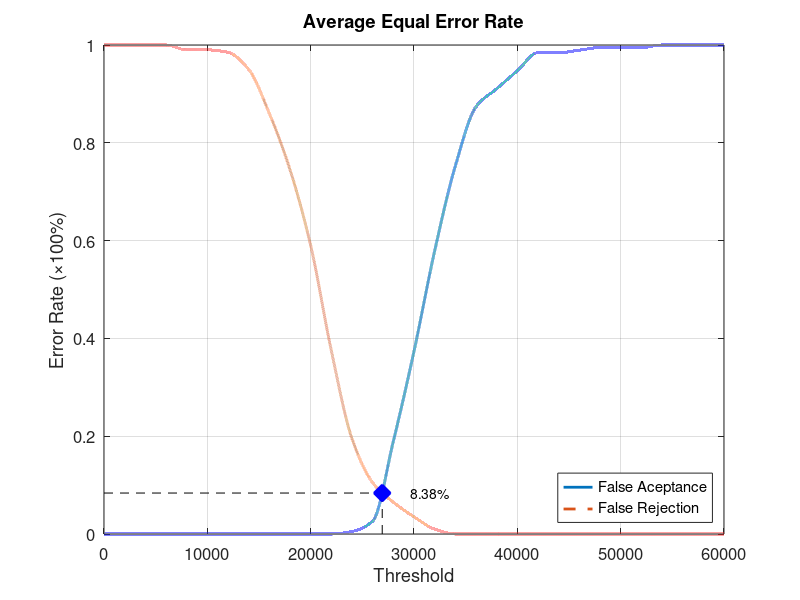
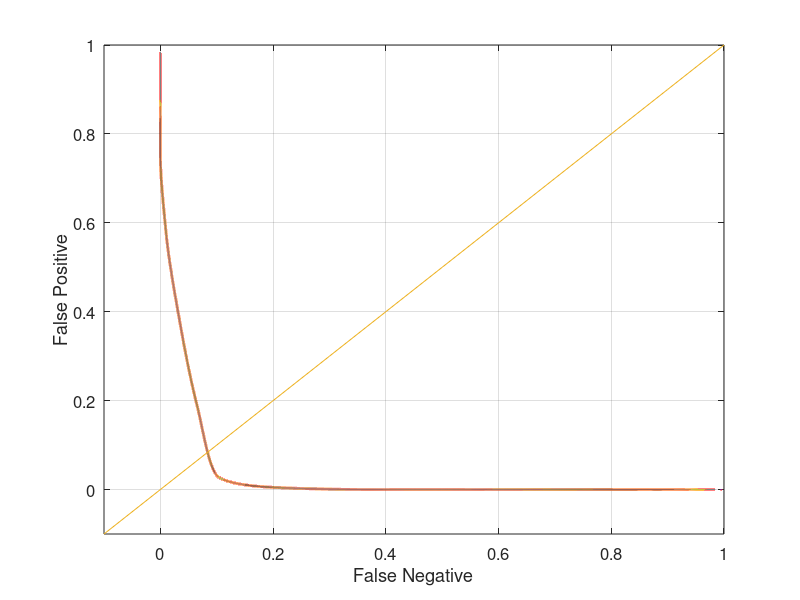

The MATLAB script that drew these images, in order:
function yEER = Database4_1
close all;
clear;
clc;
x = 0:2000:60000;
xq = 0:0.5:60000;

y0 = [0 0 0 0 0 0 0 0 0 0 0 0 0.00526316 0.0263158 0.189474 0.373684 0.578947 0.752632 0.873684 0.910526 0.947368 0.984211 0.984211 0.989474 0.994737 0.994737 0.994737 1 1 1 1];
yy0 = interp1(x, y0, xq, 'pchip');
y1 = [1 1 1 1 0.99 0.99 0.985 0.95 0.86 0.745 0.59 0.375 0.195 0.105 0.065 0.035 0.01 0 0 0 0 0 0 0 0 0 0 0 0 0 0];
yy1 = interp1(x, y1, xq, 'pchip');

% Calculating EER: 
y2 = abs(y0 - y1);
find(y2 == min(y2))
yy2 = abs(yy0 - yy1);
xEER = find(yy2 == min(yy2));
xEERIndex = xq(xEER) % X-axis EER
yEER = yy0(xEER) % Y-axis EER

main = figure
plot(xq, yy0,'-','LineWidth', 2);	hold on
plot(xq, yy1,'--','LineWidth', 2);	hold on
plot([xEERIndex xEERIndex], [0 yEER], 'k--');	hold on
plot([0 xEERIndex], [yEER yEER], 'k--');	hold on
plot(xEERIndex, yEER, 'bx', 'LineWidth', 10);	hold on
text(xEERIndex + 10 * xEERIndex / 100, yEER, [num2str(round((10000 * yEER)) / 100) '%'])
legend('False Aceptance', 'False Rejection', 'Location', 'SouthEast')
xlabel('Threshold')
ylabel('Error Rate (\times100%)')
title('Average Equal Error Rate')
set(gca, 'FontSize', 12)
axis([0 60000 0 1])
grid on

print(main, 'Database4_1Main', '-dpng');
FNRxFPR = figure('Color', [1 1 1]);
plot(yy1, yy0, '-', yy1, yy0, 'LineWidth', 2);
hold on
y = -0.1:0.1:1
plot(y, y); 
set(gca, 'FontSize', 12)
xlabel('False Negative')
ylabel('False Positive')
axis([-0.1 1 -0.1 1])
set(gca, 'FontSize', 12)
grid on

print(FNRxFPR, 'Database4_1FNRxFPR','-dpng');
end
